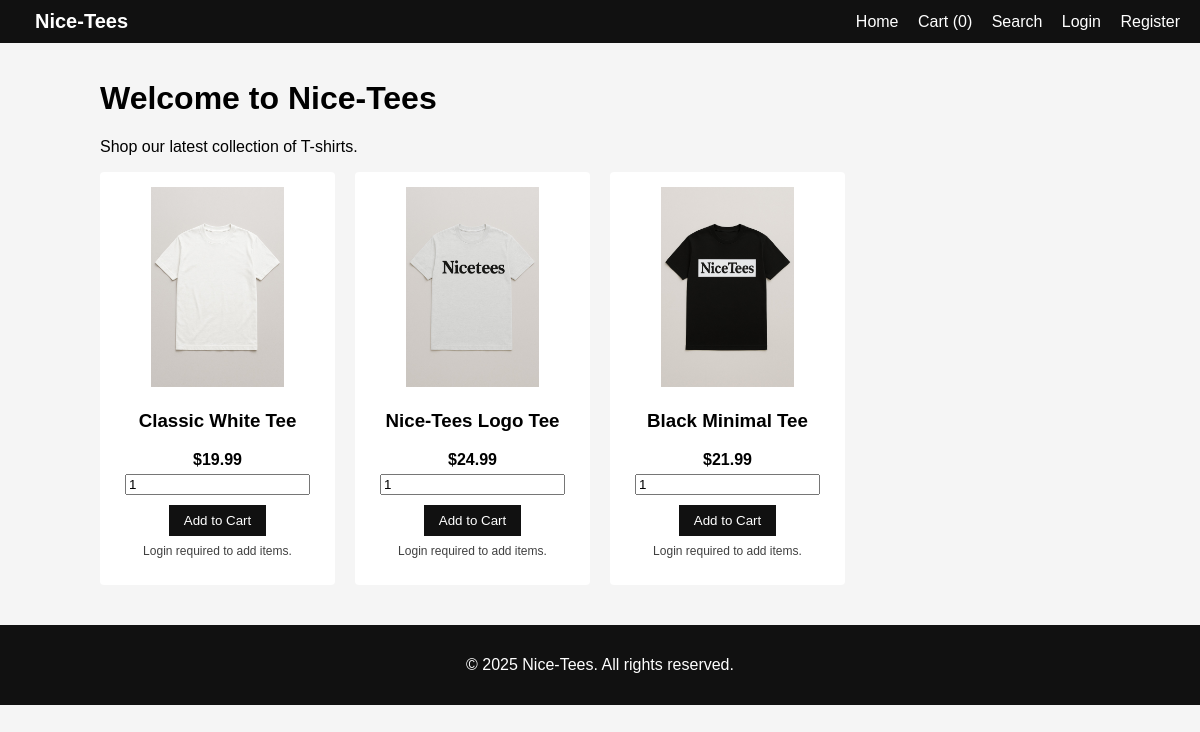
The page / on the database its author committed.
### tables this page shows
CREATE TABLE products (
    id INT AUTO_INCREMENT PRIMARY KEY,
    name VARCHAR(150) NOT NULL,
    description TEXT,
    price DECIMAL(10,2) NOT NULL,
    image VARCHAR(255) DEFAULT NULL,
    category VARCHAR(100),
    created_at TIMESTAMP DEFAULT CURRENT_TIMESTAMP
);

### includes/functions.php (called while the page is built, shortened)
<?php
function isLoggedIn(): bool {
    return isset($_SESSION['user_id']);
}
function clean($str): string {
    return htmlspecialchars((string)$str, ENT_QUOTES, 'UTF-8');
}

### public/index.php (the view, shortened to what this page needs)
<?php
require_once __DIR__ . '/../includes/functions.php';
$stmt = $pdo->query("SELECT * FROM products ORDER BY created_at DESC");
$products = $stmt->fetchAll();
include __DIR__ . '/../includes/header.php';
?>
<h1>Welcome to Nice-Tees</h1>
<p>Shop our latest collection of T-shirts.</p>
<div class="product-grid">
    <?php foreach ($products as $product): ?>
        <div class="product-card">
            <a href="product.php?id=<?php echo (int)$product['id']; ?>">
                <img src="<?php echo BASE_URL; ?>/assets/img/<?php echo clean($product['image'] ?: 'placeholder.jpg'); ?>" alt="<?php echo clean($product['name']); ?>">
            </a>
            <h3><?php echo clean($product['name']); ?></h3>
            <p class="price">$<?php echo number_format((float)$product['price'], 2); ?></p>
            <form method="post" action="cart.php">
                <input type="number" name="quantity" value="1" min="1">
                <button type="submit">Add to Cart</button>
            </form>
            <?php if (!isLoggedIn()): ?>
                <p class="hint">Login required to add items.</p>
            <?php endif; ?>
        </div>
    <?php endforeach; ?>
</div>
<?php include __DIR__ . '/../includes/footer.php'; ?>

### includes/header.php (shortened to what this page needs)
<?php
require_once __DIR__ . '/functions.php';
?>
<!DOCTYPE html>
<html lang="en">
<head>
    <link rel="stylesheet" href="<?php echo BASE_URL; ?>/assets/css/style.css">
</head>
<body>
<?php include __DIR__ . '/navbar.php'; ?>
<div class="container">

### includes/navbar.php
<?php
require_once __DIR__ . '/functions.php';
?>
<nav class="navbar">
    <div class="nav-left">
        <a href="<?php echo BASE_URL; ?>/public/index.php" class="brand">Nice-Tees</a>
    </div>
    <div class="nav-right">
        <a href="<?php echo BASE_URL; ?>/public/index.php">Home</a>
        <a href="<?php echo BASE_URL; ?>/public/cart.php">Cart (<?php echo array_sum($_SESSION['cart'] ?? []); ?>)</a>
        <a href="<?php echo BASE_URL; ?>/public/search.php">Search</a>
        <?php if (isLoggedIn()): ?>
            <span class="nav-text">Hi, <?php echo clean($_SESSION['user_name']); ?></span>
            <?php if (isAdmin()): ?>
                <a href="<?php echo BASE_URL; ?>/admin/index.php">Admin</a>
            <?php endif; ?>
            <a href="<?php echo BASE_URL; ?>/public/logout.php">Logout</a>
        <?php else: ?>
            <a href="<?php echo BASE_URL; ?>/public/login.php">Login</a>
            <a href="<?php echo BASE_URL; ?>/public/register.php">Register</a>
        <?php endif; ?>
    </div>
</nav>

### includes/footer.php
</div>
<footer class="footer">
    <p>&copy; <?php echo date('Y'); ?> Nice-Tees. All rights reserved.</p>
</footer>
</body>
</html>

### assets/css/style.css (style rules this page uses)
body { font-family: Arial, sans-serif; margin: 0; background: #f5f5f5; }
.container { max-width: 1000px; margin: 80px auto 40px; padding: 0 15px; }
.navbar { position: fixed; top: 0; width: 100%; background: #111; color: #fff; padding: 10px 20px; box-sizing: border-box; display: flex; justify-content: space-between; align-items: center; }
.navbar a { color: #fff; text-decoration: none; margin-left: 15px; }
.navbar .brand { font-weight: bold; font-size: 20px; }
.footer { text-align: center; padding: 15px 0; background: #111; color: #fff; }
.product-grid { display: grid; grid-template-columns: repeat(auto-fill, minmax(220px, 1fr)); gap: 20px; }
.product-card { background: #fff; padding: 15px; border-radius: 4px; text-align: center; }
.product-card img { max-width: 100%; height: 200px; object-fit: cover; }
.product-card .price { font-weight: bold; margin: 5px 0; }
.hint { font-size: 12px; opacity: 0.75; margin-top: 8px; }
.btn-primary, button { background: #111; color: #fff; border: none; padding: 8px 15px; cursor: pointer; margin-top: 10px; display: inline-block; text-decoration: none; }

### rows shown on the page
products: image (picture), name "Classic White Tee", price "19.99"
products: image (picture), name "Nice-Tees Logo Tee", price "24.99"
products: image (picture), name "Black Minimal Tee", price "21.99"

### other values the page prints
array_sum($_SESSION['cart'] ?? []) "0"
